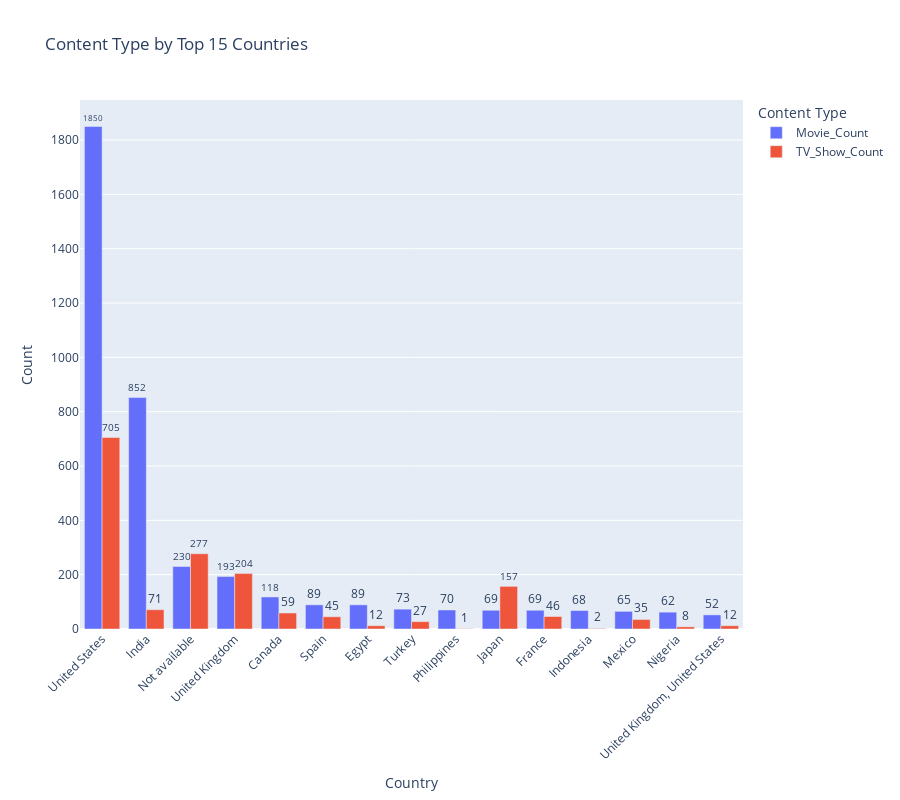

Notebook source saved alongside this figure:
### Markdown cell above
#### Understand the type content available in different **COUNTRIES**

### Code cell
# Group by country and type, then count titles
content_by_country = df.groupby(['country', 'type']).size().reset_index(name='count')

# Pivot the data to have separate columns for Movie and TV Show counts
content_by_country = content_by_country.pivot(index='country', columns='type', values='count').fillna(0).reset_index()

# Rename columns for clarity
content_by_country.columns = ['country', 'Movie_Count', 'TV_Show_Count']

# Now you can proceed with sorting and visualization
top_15_countries = content_by_country.sort_values(by=['Movie_Count', 'TV_Show_Count'], ascending=False).head(15)

# Create a bar chart using Plotly Express
fig = px.bar(top_15_countries, x='country', y=['Movie_Count', 'TV_Show_Count'],
             title='Content Type by Top 15 Countries', barmode='group',
             labels={'country': 'Country', 'value': 'Count', 'variable': 'Content Type'},
             text_auto=True,  # Display count numbers on bars
             height=800)  # Increase bar height

fig.update_traces(textfont_size=12, textangle=0, textposition='outside', cliponaxis=False)  # Adjust text properties
fig.update_layout(xaxis_tickangle=-45) # Rotate x-axis labels for better visibility
fig.show()

### Figure 1 — Plotly figure (JSON) as saved in the notebook; plotly's stock layout.template omitted (floating-point values rounded to 4 significant figures)
{"data": [{"alignmentgroup": "True", "cliponaxis": false, "hovertemplate": "Content Type=Movie_Count<br>Country=%{x}<br>Count=%{y}<extra></extra>", "legendgroup": "Movie_Count", "marker": {"color": "#636efa", "pattern": {"shape": ""}}, "name": "Movie_Count", "offsetgroup": "Movie_Count", "orientation": "v", "showlegend": true, "textangle": 0, "textfont": {"size": 12}, "textposition": "outside", "texttemplate": "%{y}", "type": "bar", "x": ["United States", "India", "Not available", "United Kingdom", "Canada", "Spain", "Egypt", "Turkey", "Philippines", "Japan", "France", "Indonesia", "Mexico", "Nigeria", "United Kingdom, United States"], "xaxis": "x", "y": [1850.0, 852.0, 230.0, 193.0, 118.0, 89.0, 89.0, 73.0, 70.0, 69.0, 69.0, 68.0, 65.0, 62.0, 52.0], "yaxis": "y"}, {"alignmentgroup": "True", "cliponaxis": false, "hovertemplate": "Content Type=TV_Show_Count<br>Country=%{x}<br>Count=%{y}<extra></extra>", "legendgroup": "TV_Show_Count", "marker": {"color": "#EF553B", "pattern": {"shape": ""}}, "name": "TV_Show_Count", "offsetgroup": "TV_Show_Count", "orientation": "v", "showlegend": true, "textangle": 0, "textfont": {"size": 12}, "textposition": "outside", "texttemplate": "%{y}", "type": "bar", "x": ["United States", "India", "Not available", "United Kingdom", "Canada", "Spain", "Egypt", "Turkey", "Philippines", "Japan", "France", "Indonesia", "Mexico", "Nigeria", "United Kingdom, United States"], "xaxis": "x", "y": [705.0, 71.0, 277.0, 204.0, 59.0, 45.0, 12.0, 27.0, 1.0, 157.0, 46.0, 2.0, 35.0, 8.0, 12.0], "yaxis": "y"}], "layout": {"barmode": "group", "height": 800, "legend": {"title": {"text": "Content Type"}, "tracegroupgap": 0}, "title": {"text": "Content Type by Top 15 Countries"}, "xaxis": {"anchor": "y", "domain": [0, 1], "tickangle": -45, "title": {"text": "Country"}}, "yaxis": {"anchor": "x", "domain": [0, 1], "title": {"text": "Count"}}}}
